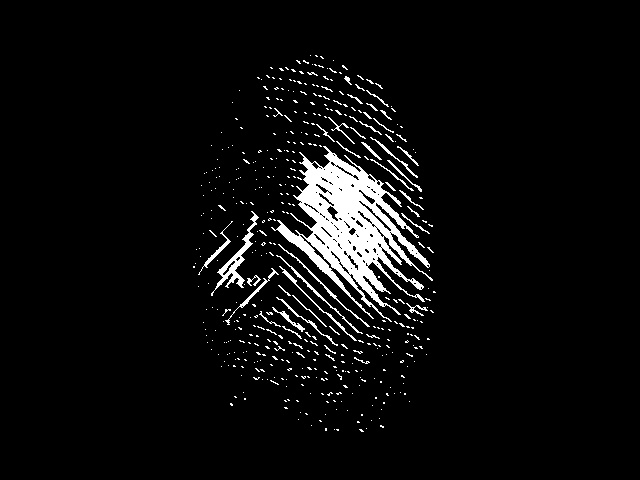
#> input picture image-thin.jpg, 640 x 480 px
$ python -i helper.py   (imports and definitions only)   (older library calls are emulated)
#> lines starting #> are read from the running program, lines starting #| are printed output that depends on the picture
#> further down, picture is the input picture: shape (480, 640); min 0, max 255, mean 12.7
import matplotlib.pyplot as plt
import numpy as np
import scipy.ndimage as ndimage
import scipy.signal as signal
import cv2
import constants as const


# [102 lines left out: functions standard_normalization, segment, normalize, localNormalize, custom_normalization, stretchDistribution and 1 more, not called in this run]


def getOrientations(image, w=16):
	"""
	Get the Orientation Map

	Based on Fingerprint image enhancement: Algorithm and performance evaluation, 1998

	:params
	:image, the input image
	:w, block size

	"""
#> called with w = 16

	height, width = image.shape
#> height = 480; width = 640

	# Apply Guassian Filter to smooth the image
	image = cv2.GaussianBlur(image,(5,5),0)
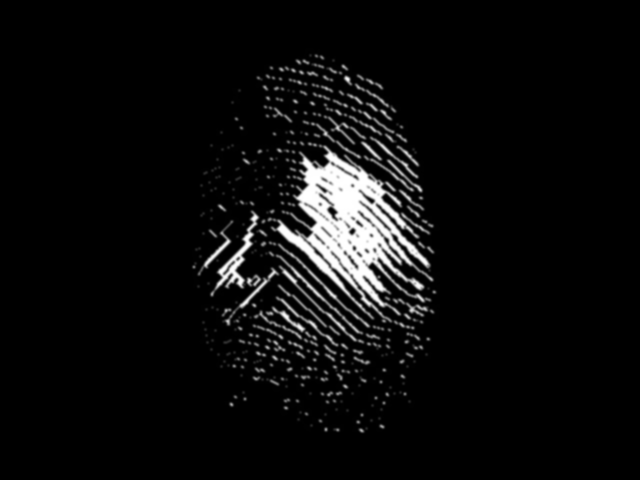
#> image: shape (480, 640); min 0, max 255, mean 12.7

	# Compute the gradients gx and gy at each pixel
	gx = cv2.Sobel(image, cv2.CV_64F, 1, 0, ksize=3)
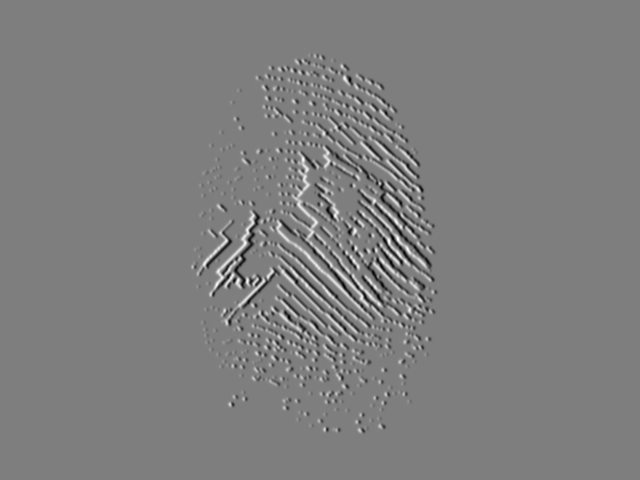
#> gx: shape (480, 640) float64; min -620, max 625, mean 0; drawn with min black and max white
	gy = cv2.Sobel(image, cv2.CV_64F, 0, 1, ksize=3)
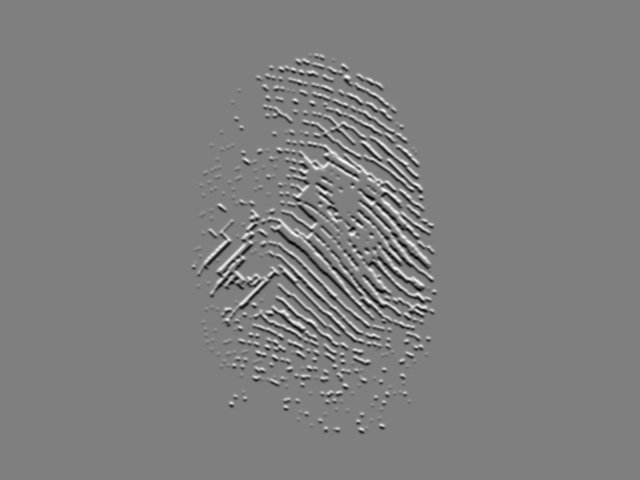
#> gy: shape (480, 640) float64; min -598, max 595, mean 0; drawn with min black and max white

	# Estimate the local orientation of each block
	xblocks, yblocks = height // w, width // w
#> xblocks = 30; yblocks = 40

	orien = np.empty((xblocks, yblocks))
	for i in range(xblocks):
		for j in range(yblocks):
			denominator, numerator = 0, 0
			for v in range(w):
				for u in range(w):
					numerator += 2 * gx[i*w+v, j*w+u] * gy[i*w+v, j*w+u]
					denominator += gx[i*w+v, j*w+u] ** 2 - gy[i*w+v, j*w+u] ** 2

			orien[i, j] = np.arctan2(numerator, denominator)/2
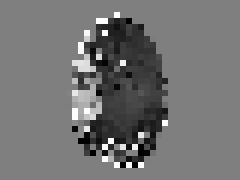
#> orien: shape (30, 40) float64 (shown 6 times larger); min -1.57, max 1.57, mean -0.149; drawn with min black and max white

	# Rotate the orientations by 90 degrees
	orien = (orien + np.pi/2)

	# Smooth the orientation field
	orientations = np.full(image.shape, -1.0)
	orientation = np.empty(orien.shape)

	# pad it with 0 since 3 by 3 filter, t gave better result than 5x5
	orien = np.pad(orien, 1, mode="edge")
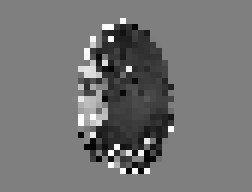
#> orien: shape (32, 42) float64 (shown 6 times larger); min 0.00139, max 3.14, mean 1.44; drawn with min black and max white

	for x in range(xblocks):
		for y in range(yblocks):
			surrounding = orien[x:x+3, y:y+3]
			cos_angles = np.cos(2*surrounding)
			sin_angles = np.sin(2*surrounding)
			cos_angles = np.mean(cos_angles)
			sin_angles = np.mean(sin_angles)
			orientation[x,y] = np.arctan2(sin_angles,cos_angles)/2
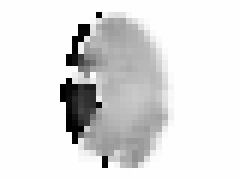
#> orientation: shape (30, 40) float64 (shown 6 times larger); min -1.57, max 1.57, mean 1.2; drawn with min black and max white

	for x in range(xblocks):
		for y in range(yblocks):
			orientations[x*w:(x+1)*w, y*w:(y+1)*w] = orientation[x, y]

	return orientations

# [238 lines left out: functions rotatedRectWithMaxArea, block_freq, getFrequencies, binarize, dki, dfi and 5 more, not called in this run]

>>> import cv2
>>> picture = cv2.imread('image-thin.jpg', cv2.IMREAD_GRAYSCALE)
>>> result = getOrientations(picture)
